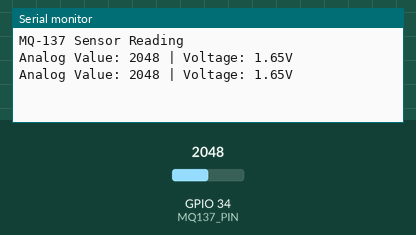
Simulated run of this sketch. Board: ESP32. Parts: the last lines printed to the serial monitor. The test bench sets the inputs (shaded band); at power-on: GPIO 34 (MQ137_PIN) = 2048.

Above: at 1.8 s.
1.9 s: GPIO 34 (MQ137_PIN) set to 2866
At 2.8 s:
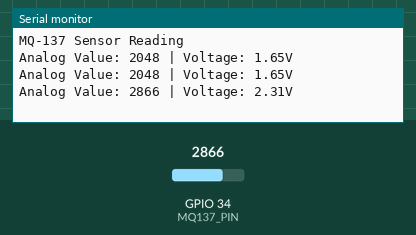
3.4 s: GPIO 34 (MQ137_PIN) set to 3603
At 4.8 s:
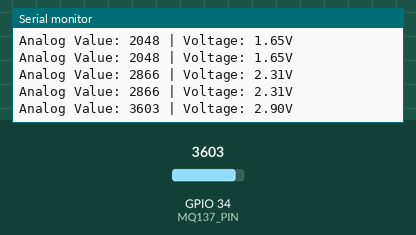
Timing chart, 0 to 6.4 s (numbered marks = the images above; inputs shaded):
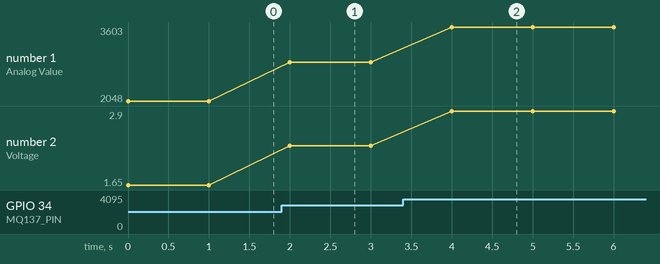

Measured:
- after the input at 1.9 s, the serial monitor: prints a new line after 0.10 s (image 1)
- after the input at 3.4 s, the serial monitor: prints a new line after 0.60 s (image 2)
- plotted number 1: 2048 → 2866 after the input at 1.9 s, 2866 → 3603 after the input at 3.4 s
- plotted number 2: 1.65 → 2.31 after the input at 1.9 s, 2.31 → 2.9 after the input at 3.4 s

The sketch:

mq-137.ino
```cpp
const int MQ137_PIN = 34; // Define the analog input pin for MQ-137 (GPIO 34 is used as an example)

void setup() {
  Serial.begin(9600); // Initialize Serial Monitor at 9600 baud rate
  Serial.println("MQ-137 Sensor Reading");
}

void loop() {
  int analogValue = analogRead(MQ137_PIN); // Read the analog value from the MQ-137 sensor
  float voltage = analogValue * (3.3 / 4095.0); // Convert the analog value to voltage (ESP32 ADC resolution is 12 bits: 0-4095)

  // Print the values to the Serial Monitor
  Serial.print("Analog Value: ");
  Serial.print(analogValue);
  Serial.print(" | Voltage: ");
  Serial.print(voltage);
  Serial.println("V");

  delay(1000); // Wait for 1 second before reading again
}
```
